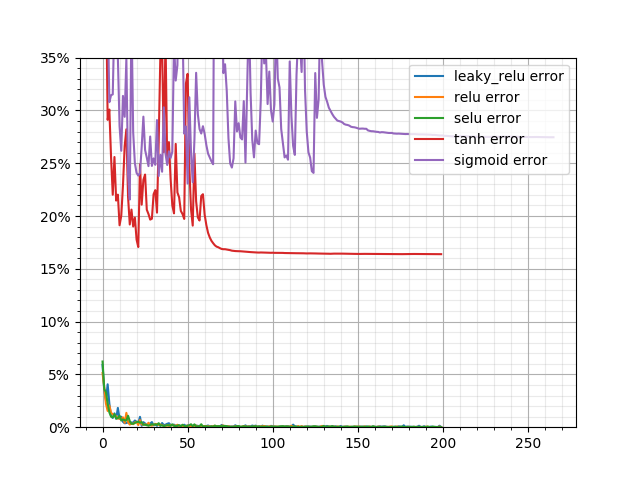
#> input picture Tensorflow/tutoriel5/images/Figure_all.png, 640 x 480 px; its folder holds only this picture in this run
$ python ishihara2.py
#> lines starting #> are read from the running program, lines starting #| are printed output that depends on the picture
import numpy as np
from matplotlib import pyplot as plt
from sklearn.cluster import KMeans
import cv2
import sys
import glob

min_clusters=2
max_clusters=4
ESPACES=["YCrCb", "HSV", "LAB"]
COUCHES=[[1], [0, 2], [1, 2]]
size=200

for image in glob.glob('.\images\*.png'):
    print("Image: {} ".format(image), end='')
    tab=np.zeros([(len(ESPACES))*size, (max_clusters-min_clusters+1)*size], dtype=np.float32)
    img=cv2.imread(image)
#> img is the input picture: shape (480, 640, 3); mean B, G, R 243.7, 242, 244.9
    cv2.imshow("image", cv2.resize(img, (2*size, 2*size)))
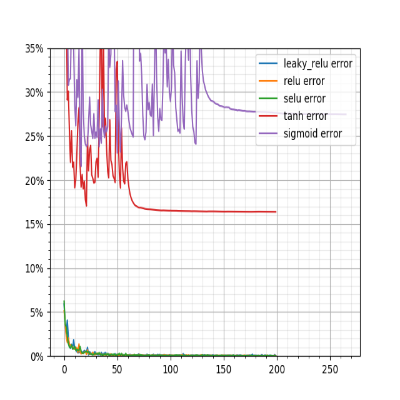
#> window 'image': shape (400, 400, 3); mean B, G, R 243.6, 242, 244.8
    img=cv2.resize(img, (size, size))
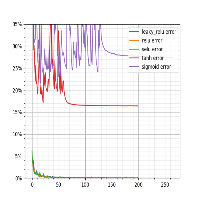
#> img: shape (200, 200, 3); mean B, G, R 244.1, 242.5, 245.4

    for index in range(len(ESPACES)):
        img2=cv2.cvtColor(img, eval("cv2.COLOR_BGR2"+ESPACES[index]))
        X=img2[:, :, COUCHES[index]].reshape(img2.shape[0]*img2.shape[1], len(COUCHES[index]))
        for k in range(min_clusters, max_clusters+1):
            sys.stdout.write('.')
            sys.stdout.flush()
            kmeans=KMeans(n_clusters=k)
            pred=kmeans.fit_predict(X)
            pred=pred.reshape(img2.shape[0], img2.shape[1])
            pred=pred/(k-1)
            tab[index*size:(index+1)*size, (k-min_clusters)*size:(k-min_clusters)*size+size]=pred
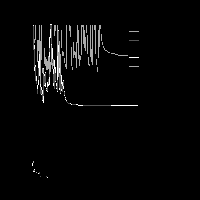
#> pred: shape (200, 200) float64; min 0, max 1, mean 0.0268
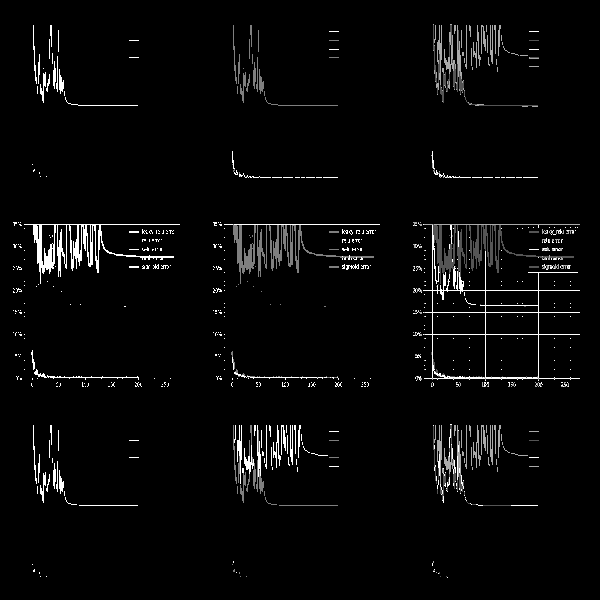
#> tab: shape (600, 600) float32; min 0, max 1, mean 0.033
    sys.stdout.write('\n')
    cv2.imshow("kmeans", tab)
    if cv2.waitKey()&0xFF==ord('q'):
#> (key q is pressed here)
        break

$ run again, on Tensorflow/tutoriel5/images/Figure_relu.png
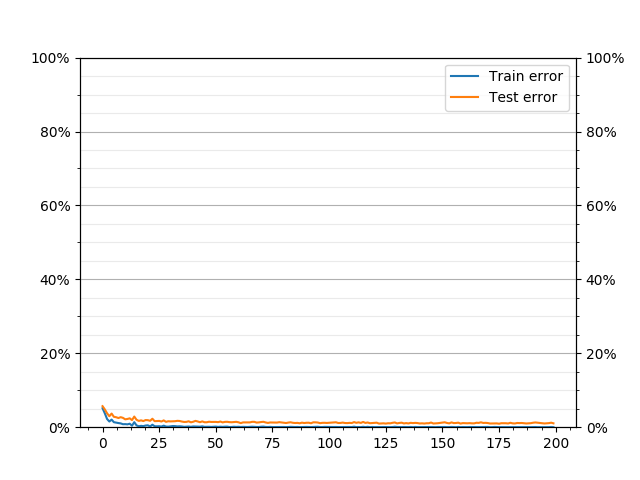
#> input picture Tensorflow/tutoriel5/images/Figure_relu.png, 640 x 480 px
#> img is the input picture: shape (480, 640, 3); mean B, G, R 249.2, 249.4, 249.7
#> `img=cv2.resize(img, (size, size))`:
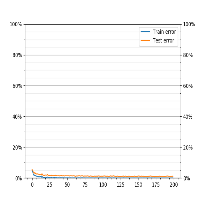
#> img: shape (200, 200, 3); mean B, G, R 249.4, 249.7, 249.9
#> after the loop `for index in range(len(ESPACES)):`:
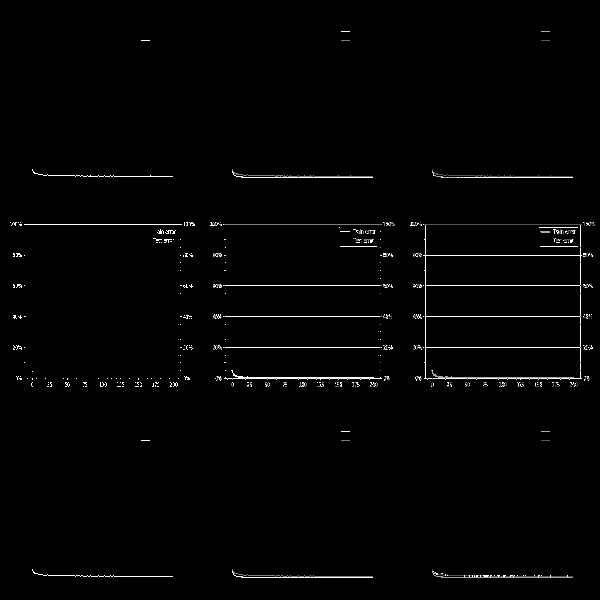
#> tab: shape (600, 600) float32; min 0, max 1, mean 0.0136

$ run again, on Tensorflow/tutoriel5/images/Figure_sigmoid.png
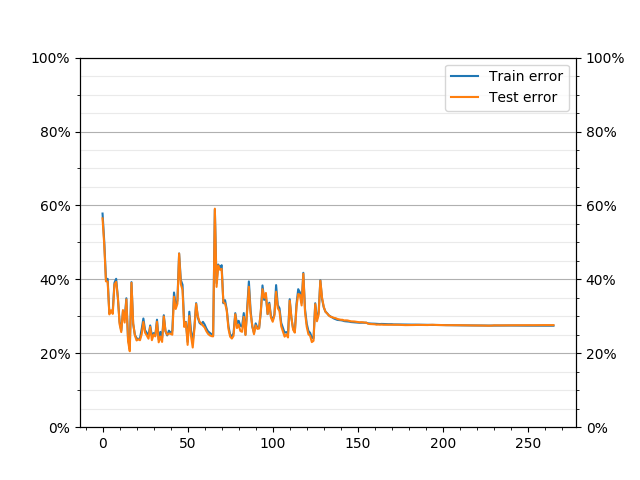
#> input picture Tensorflow/tutoriel5/images/Figure_sigmoid.png, 640 x 480 px
#> img is the input picture: shape (480, 640, 3); mean B, G, R 246.8, 248.1, 249.6
#> `img=cv2.resize(img, (size, size))`:
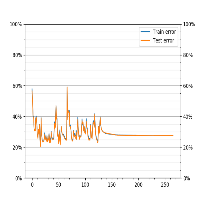
#> img: shape (200, 200, 3); mean B, G, R 247.1, 248.4, 249.9
#> after the loop `for index in range(len(ESPACES)):`:
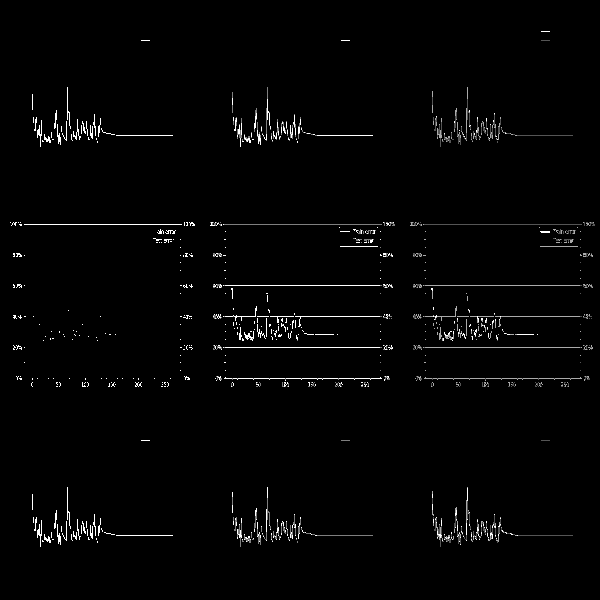
#> tab: shape (600, 600) float32; min 0, max 1, mean 0.0169
